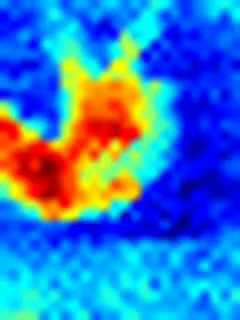
#> input picture frame 16 of data/example_heatmap.avi, 240 x 320 px
$ python generate_presentation_figures.py
#> lines starting #> are read from the running program, lines starting #| are printed output that depends on the picture; pictures that were not available may be replaced by others from this repository, and a replacement may not be noted
# Helper module to generate useful images for presentations

import cv2
import time
import numpy as np

kernel = np.array([[-1, -1, -1], [-1, 9, -1], [-1, -1, -1]])

alpha1 = 0.5
alpha2 = 0.5

count = 1

heatmap_vid = cv2.VideoCapture('data/example_heatmap.avi')
raw_vid = cv2.VideoCapture('data/example_video.avi')

heat_success, heat_frame = heatmap_vid.read()
#> heat_frame is the input picture: shape (320, 240, 3); mean B, G, R 193.2, 122.9, 53
vid_success, vid_frame = raw_vid.read()

while heat_success and vid_success:
    sharpened_vid = cv2.filter2D(vid_frame, -1, kernel)
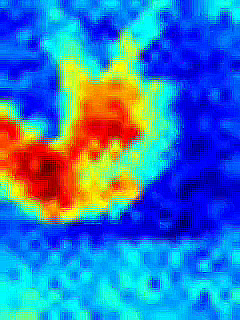
#> sharpened_vid: shape (320, 240, 3); mean B, G, R 187.5, 122.4, 54.3
    combo_frame = cv2.addWeighted(sharpened_vid, alpha1, heat_frame, alpha2, 0)  # combine the images
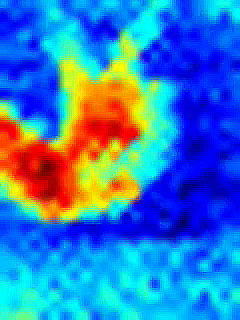
#> combo_frame: shape (320, 240, 3); mean B, G, R 190.4, 122.6, 53.6

    cv2.imwrite(f'testing_heatmap{count}.jpg', heat_frame)
    cv2.imwrite(f'testing_video{count}.jpg', vid_frame)
    cv2.imwrite(f'testing_combo_frame{count}.jpg', combo_frame)

    count += 1
    heat_success, heat_frame = heatmap_vid.read()
    vid_success, vid_frame = raw_vid.read()

heatmap_vid.release()
raw_vid.release()

$ run again, starting later in the video
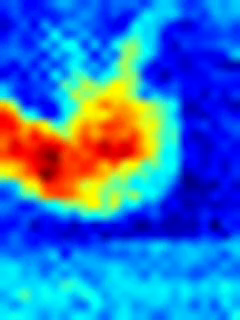
#> input picture frame 75 of data/example_heatmap.avi, 240 x 320 px
#> heat_frame is the input picture: shape (320, 240, 3); mean B, G, R 197.3, 117.5, 47.9
#> `sharpened_vid = cv2.filter2D(vid_frame, -1, kernel)`:
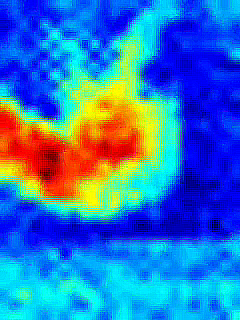
#> sharpened_vid: shape (320, 240, 3); mean B, G, R 191.3, 117.3, 49.4
#> `combo_frame = cv2.addWeighted(sharpened_vid, alpha1, heat_frame, alpha..`:
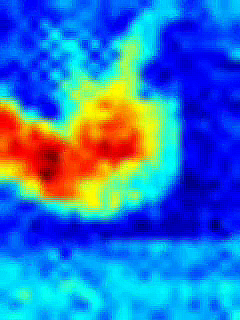
#> combo_frame: shape (320, 240, 3); mean B, G, R 194.3, 117.4, 48.6

$ run again, starting later in the video
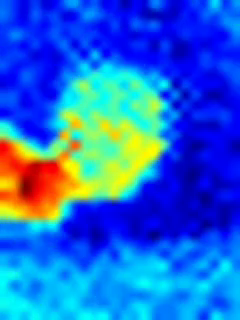
#> input picture frame 133 of data/example_heatmap.avi, 240 x 320 px
#> heat_frame is the input picture: shape (320, 240, 3); mean B, G, R 209, 103.3, 33.5
#> `combo_frame = cv2.addWeighted(sharpened_vid, alpha1, heat_frame, alpha..`:
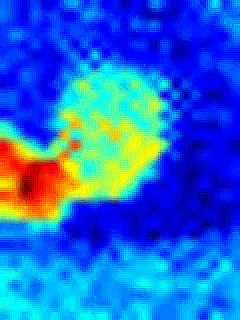
#> combo_frame: shape (320, 240, 3); mean B, G, R 206.3, 103.2, 34.6
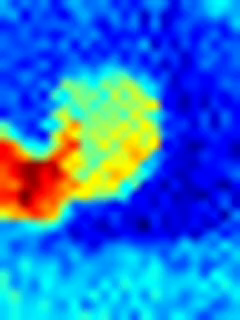
#> input picture frame 134 of data/example_heatmap.avi, 240 x 320 px
#> heat_frame is the input picture: shape (320, 240, 3); mean B, G, R 207.3, 116.6, 38.9
